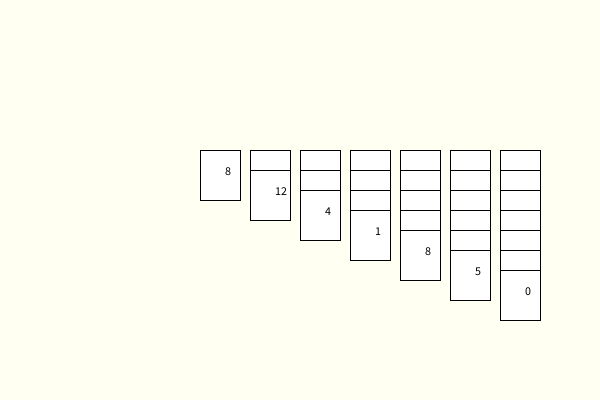
Frame 1 (no input)
Frame 60 (the mouse pressed at the canvas centre just before this capture): identical to frame 1, image omitted
Frame 120 (the mouse held since frame 60 and released just before this capture): identical to frame 1, image omitted

The Processing sketch that drew this single still picture (run headless with seeded random() and noise(); from frame 60 on, the mouse is pressed at the canvas centre):

// Processing sketch: week16_A_deck_06_put_card
// ── week16_A_deck_06_put_card.pde
ArrayList<ArrayList<Integer>> decks = new ArrayList<ArrayList<Integer>>();
void setup() {
  size(600, 400);
  for (int i=0; i<7; i++) {
    ArrayList<Integer> deck = new ArrayList<Integer>();
    for (int k=0; k<=i; k++) {
      deck.add( int(random(13)) );
    } //第i個牌堆，第k張牌
    decks.add( deck );
  }
}
void draw() {
  background(#FFFFF2);
  for (int i=0; i<decks.size(); i++) {
    ArrayList<Integer> deck = decks.get(i);
    for (int k=0; k<deck.size(); k++) {
      if(pressedI == i && k==deck.size()-1) continue; 
      fill(255); rect(200 + i*50, 150+k*20, 40, 50); //x:100 + L * 50;
      if(k==deck.size()-1){
        fill(0); text( ""+deck.get(k), 200+i*50+25, 175+k*20); //y: 50 + k * 30;
      }
    }
  }
  if(pressedI!=-1){
    int i = pressedI, k = (decks.get(i).size()-1);
    fill(255,255,0);
    rect(200 + i*50 + dx, 150+k*20 + dy, 40, 50);
    fill(0); text( ""+decks.get(i).get(k), 200+i*50+25+dx, 175+k*20+dy);
  }
}
void mouseDragged(){
  dx += mouseX-pmouseX;
  dy += mouseY-pmouseY;
}
int pressedI = -1, dx=0, dy=0;
boolean insideCard(int x, int y, int w, int h){
  if(x<mouseX && mouseX<x+w && y<mouseY && mouseY<y+h){
    return true;
  }
  return false;
}
void mousePressed(){
  for (int i=0; i<decks.size(); i++) {
    int k = decks.get(i).size()-1;
    if(insideCard(200 + i*50, 150+k*20, 40, 50)){
      pressedI = i;
      return;
    }
  }
  pressedI = -1;
}
void mouseReleased(){
  for(int i=0; i<7; i++){
    int x = 200+i*50;
    if(x<mouseX && mouseX<x+40) {
      int kk = decks.get(pressedI).size()-1;
      decks.get(i).add( decks.get(pressedI).get(kk) );
      decks.get(pressedI).remove(kk);
    }
  }
  pressedI = -1;
  dx=0; dy=0;
}
